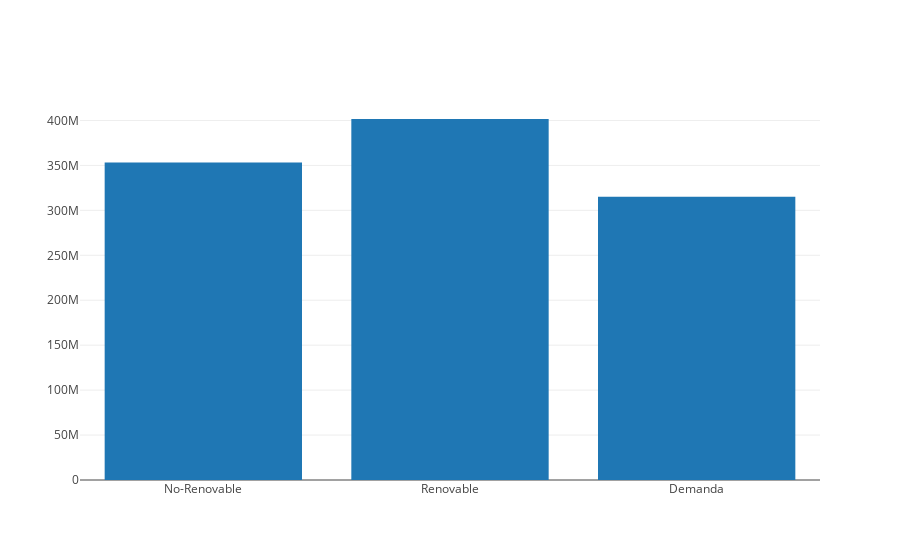

Notebook cell for this chart:
### Markdown cell above
# PRUEBA A REPRESNETAR DATOS EN GRAFICOS

### Code cell
import $ivy.`org.plotly-scala::plotly-almond:0.7.1`
import plotly._, plotly.element._, plotly.layout._, plotly.Almond._
//repl.pprinter() = repl.pprinter().copy(defaultHeight = 3)

val sumValoresPorFamilia = valoresEnergiaConFecha.groupBy($"FamiliaEnergia").agg(sum("value").as("TotalValue"))
val FamiliaEnergia = sumValoresPorFamilia.select($"FamiliaEnergia").as[String].collect.toSeq
val TotalValue = sumValoresPorFamilia.select($"TotalValue").as[Double].collect.toSeq

val data = Seq(
  Bar(
    FamiliaEnergia,
    TotalValue
  )
)

plot(data)

### Figure 1 — Plotly figure (JSON) as saved in the notebook; plotly's stock layout.template omitted (floating-point values rounded to 4 significant figures)
{"data": [{"type": "bar", "x": ["No-Renovable", "Renovable", "Demanda"], "y": [353300000.0, 401600000.0, 315200000.0]}], "layout": {"autosize": true, "xaxis": {"autorange": true, "range": [-0.5, 2.5], "type": "category"}, "yaxis": {"autorange": true, "range": [0, 422800000.0], "type": "linear"}}}
